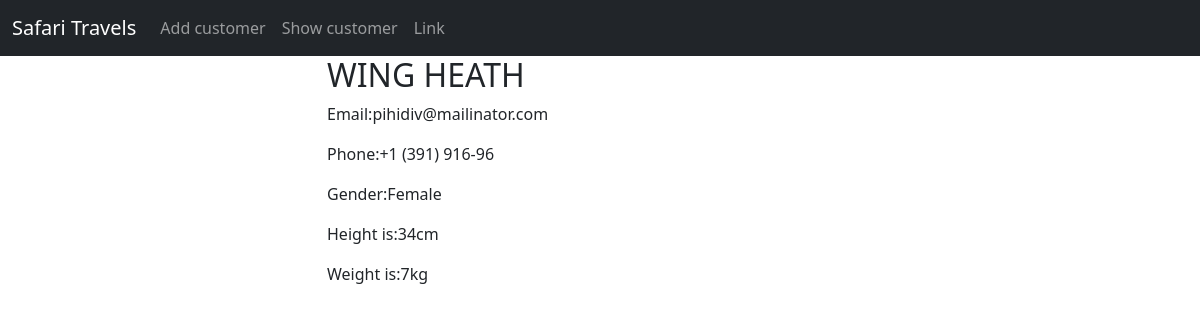
Page /details/28 (signed in) on the committed database.
### my_app/models.py (models this page shows)
class Customer(models.Model):
    id = models.AutoField(primary_key=True)
    names=models.CharField(max_length=50)
    email=models.EmailField(max_length=50, unique=True)
    phone=models.CharField(max_length=20)
    weight=models.IntegerField(default=0)
    height=models.IntegerField(default=0)
    gender=models.CharField(max_length=10,default='male''female')
    dob=models.DateField(null=True,blank=True)
    password=models.CharField(max_length=150)
    pic = models.ImageField(upload_to='images/', null=True, blank=True)
    class Meta:
        db_table = 'customer'

### my_app/views.py (the view)
# urls.py: path('details/<int:id>', views.details, name='details-page'),
@login_required
def details(request, id):
    user = Customer.objects.get(id=id)
    return render(request, 'details.html', {'user': user})

### templates/details.html (shortened to what this page needs)
{% extends 'master.html' %}
{% block content %}
    <div class="container">
        <div class="row justify-content-center ">
            <div class="col-sm-6">
                <h2>{{ user.names | upper }}</h2>
                <p>Email:{{ user.email|lower }}</p>
                <p>Phone:{{ user.phone }}</p>
                <p>Gender:{{ user.gender | capfirst }}</p>
                <p>Height is:{{ user.height }}cm</p>
                <p>Weight is:{{ user.weight }}kg</p>
            </div>
        </div>
    </div>
{% endblock %}

### rows in the picture
Customer: names "WING HEATH", email "pihidiv@mailinator.com", phone "+1 (391) 916-96", gender "Female", height "34", weight "7"
